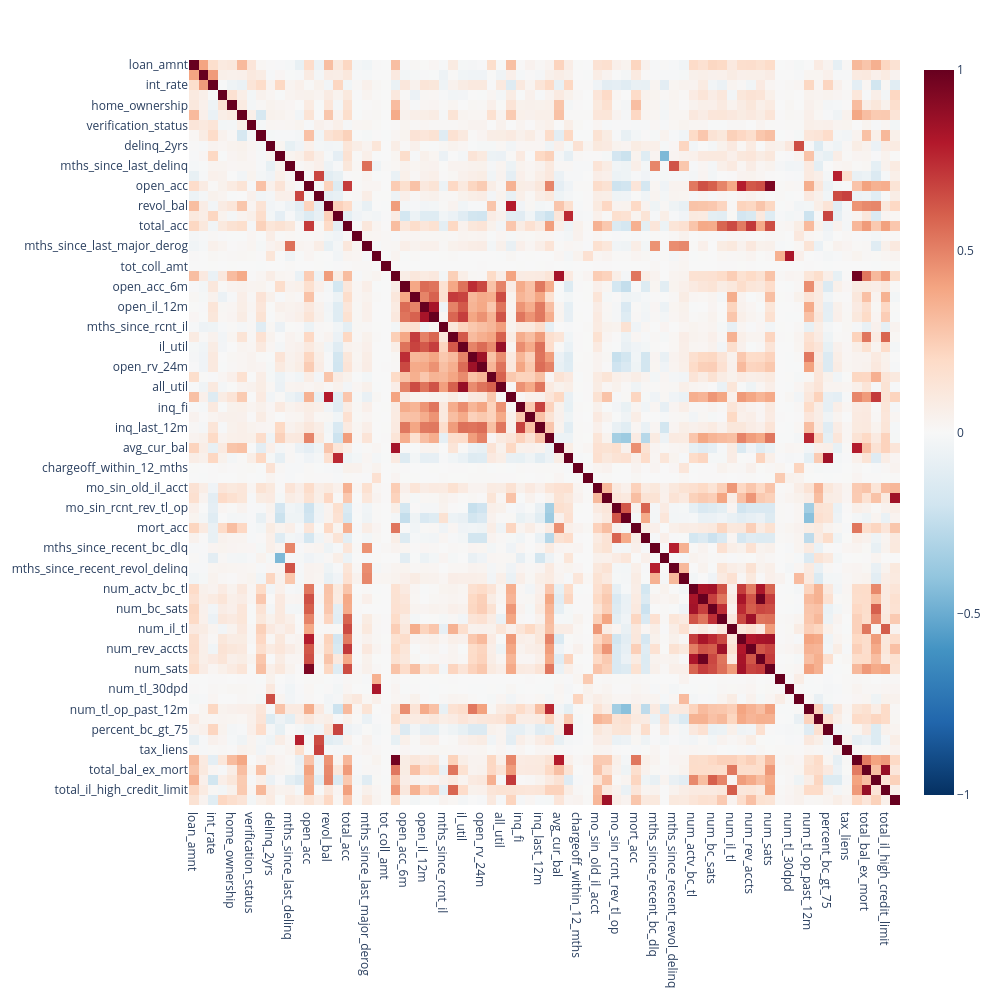
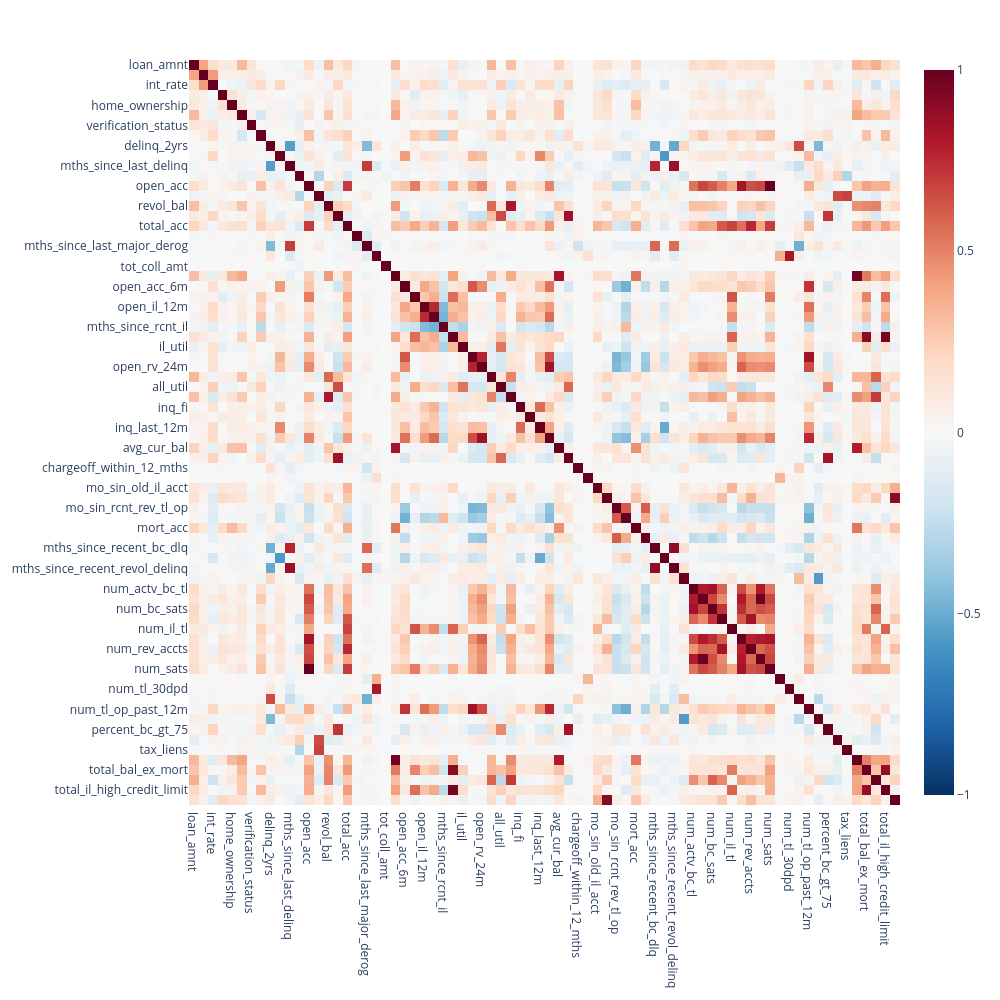
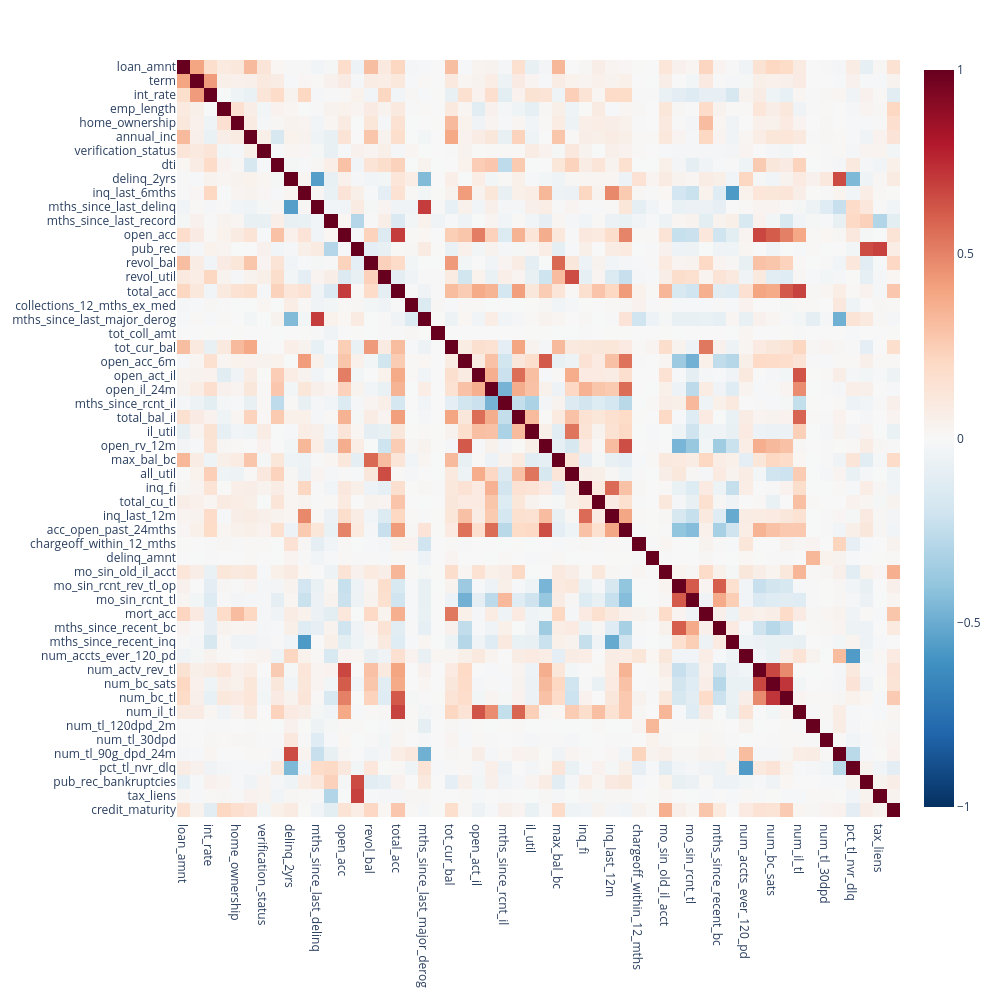

The notebook cell saved with these charts, in order:
### Code cell
import numpy as np
print(X_train_tree.shape)

numeric_df = X_train.select_dtypes(include=['int64', 'float64',])

corr_matrix = numeric_df.corr(method='pearson')


fig = px.imshow(
    corr_matrix, 
    text_auto=False, 
    aspect="auto", 
    color_continuous_scale='RdBu_r', 
    zmin=-1, zmax=1
)
fig.update_layout(width=1000, height=1000)
fig.show()





numeric_df = X_train_tree.select_dtypes(include=['int64', 'float64',])

corr_matrix = numeric_df.corr(method='pearson')


fig = px.imshow(
    corr_matrix, 
    text_auto=False, 
    aspect="auto", 
    color_continuous_scale='RdBu_r', 
    zmin=-1, zmax=1
)
fig.update_layout(width=1000, height=1000)
fig.show()
X_train_tree




#check if cleaning forward selection and not cleaned are different  
#check if filling nulls give drustically different correlations this might be because of the fact that we created flag for mo_since but correlation ignores them thus there can be mo_since correlation with other variables
#FUTURE ME: Which were truthful

Y_train_encoded = Y_train.map({
    "Fully Paid": 0,
    "Charged Off": 1
})

Y_test_encoded = Y_test.map({
    "Fully Paid": 0,
    "Charged Off": 1
})

#removing highly correlated features based on better logic.
threshold = 0.75 
corr_matrix = X_train_tree.corr().abs()

# Get the upper triangle (k=1) to avoid duplicates and self-correlation
upper = corr_matrix.where(np.triu(np.ones(corr_matrix.shape), k=1).astype(bool))

# Print pairs exceeding the threshold
for col in upper.columns:
    for row in upper.index[upper[col] < -threshold ]:
        print(f"{row} & {col}: {upper.loc[row, col]:.2f}")

print(X_train_tree.shape)

#after logical decisions the below variables are getting removed. Criteria on removal included better intrerpretability and miniming problematic variables which corelate with many futures
high_multiColl = [
"num_sats","open_il_12m","open_rv_24m",
"total_rev_hi_lim","avg_cur_bal","bc_util",
"mths_since_recent_bc_dlq","mths_since_recent_revol_delinq","num_actv_bc_tl",
"num_op_rev_tl","num_rev_accts","num_rev_tl_bal_gt_0","acc_now_delinq","num_tl_op_past_12m","percent_bc_gt_75","tot_hi_cred_lim","total_bal_ex_mort","total_bc_limit",
"total_il_high_credit_limit","mo_sin_old_rev_tl_op"
]

X_train_tree = X_train_tree.drop(columns=high_multiColl)
X_test_tree = X_test_tree.drop(columns = high_multiColl)

print(X_train_tree.shape)


#Looking at matrix after removal of highly correlated variables. Improvements noticed
numeric_df = X_train_tree.select_dtypes(include=['int64', 'float64',])

corr_matrix = numeric_df.corr(method='pearson')


fig = px.imshow(
    corr_matrix, 
    text_auto=False, 
    aspect="auto", 
    color_continuous_scale='RdBu_r', 
    zmin=-1, zmax=1
)
fig.update_layout(width=1000, height=1000)
fig.show()

X_train_tree

### Figure 1 — Plotly figure (JSON) as saved in the notebook; plotly's stock layout.template omitted (floating-point values rounded to 4 significant figures; data arrays with more than 128 entries replaced by an {"elided": "..."} marker saying what was removed)
{"data": [{"coloraxis": "coloraxis", "hovertemplate": "x: %{x}<br>y: %{y}<br>color: %{z}<extra></extra>", "name": "0", "type": "heatmap", "x": ["loan_amnt", "term", "int_rate", "emp_length", "home_ownership", "annual_inc", "verification_status", "dti", "delinq_2yrs", "inq_last_6mths", "mths_since_last_delinq", "mths_since_last_record", "open_acc", "pub_rec", "revol_bal", "revol_util", "total_acc", "collections_12_mths_ex_med", "mths_since_last_major_derog", "acc_now_delinq", "tot_coll_amt", "tot_cur_bal", "open_acc_6m", "open_act_il", "open_il_12m", "open_il_24m", "mths_since_rcnt_il", "total_bal_il", "il_util", "open_rv_12m", "open_rv_24m", "max_bal_bc", "all_util", "total_rev_hi_lim", "inq_fi", "total_cu_tl", "inq_last_12m", "acc_open_past_24mths", "avg_cur_bal", "bc_util", "chargeoff_within_12_mths", "delinq_amnt", "mo_sin_old_il_acct", "mo_sin_old_rev_tl_op", "mo_sin_rcnt_rev_tl_op", "mo_sin_rcnt_tl", "mort_acc", "mths_since_recent_bc", "mths_since_recent_bc_dlq", "mths_since_recent_inq", "mths_since_recent_revol_delinq", "num_accts_ever_120_pd", "num_actv_bc_tl", "num_actv_rev_tl", "num_bc_sats", "num_bc_tl", "num_il_tl", "num_op_rev_tl", "num_rev_accts", "num_rev_tl_bal_gt_0", "num_sats", "num_tl_120dpd_2m", "num_tl_30dpd", "num_tl_90g_dpd_24m", "num_tl_op_past_12m", "pct_tl_nvr_dlq", "percent_bc_gt_75", "pub_rec_bankruptcies", "tax_liens", "tot_hi_cred_lim", "total_bal_ex_mort", "total_bc_limit", "total_il_high_credit_limit", "credit_maturity"], "xaxis": "x", "y": ["loan_amnt", "term", "int_rate", "emp_length", "home_ownership", "annual_inc", "verification_status", "dti", "delinq_2yrs", "inq_last_6mths", "mths_since_last_delinq", "mths_since_last_record", "open_acc", "pub_rec", "revol_bal", "revol_util", "total_acc", "collections_12_mths_ex_med", "mths_since_last_major_derog", "acc_now_delinq", "tot_coll_amt", "tot_cur_bal", "open_acc_6m", "open_act_il", "open_il_12m", "open_il_24m", "mths_since_rcnt_il", "total_bal_il", "il_util", "open_rv_12m", "open_rv_24m", "max_bal_bc", "all_util", "total_rev_hi_lim", "inq_fi", "total_cu_tl", "inq_last_12m", "acc_open_past_24mths", "avg_cur_bal", "bc_util", "chargeoff_within_12_mths", "delinq_amnt", "mo_sin_old_il_acct", "mo_sin_old_rev_tl_op", "mo_sin_rcnt_rev_tl_op", "mo_sin_rcnt_tl", "mort_acc", "mths_since_recent_bc", "mths_since_recent_bc_dlq", "mths_since_recent_inq", "mths_since_recent_revol_delinq", "num_accts_ever_120_pd", "num_actv_bc_tl", "num_actv_rev_tl", "num_bc_sats", "num_bc_tl", "num_il_tl", "num_op_rev_tl", "num_rev_accts", "num_rev_tl_bal_gt_0", "num_sats", "num_tl_120dpd_2m", "num_tl_30dpd", "num_tl_90g_dpd_24m", "num_tl_op_past_12m", "pct_tl_nvr_dlq", "percent_bc_gt_75", "pub_rec_bankruptcies", "tax_liens", "tot_hi_cred_lim", "total_bal_ex_mort", "total_bc_limit", "total_il_high_credit_limit", "credit_maturity"], "yaxis": "y", "z": {"elided": "74x74 float values"}}], "layout": {"coloraxis": {"cmax": 1, "cmin": -1, "colorscale": [[0, "rgb(5,48,97)"], [0.1, "rgb(33,102,172)"], [0.2, "rgb(67,147,195)"], [0.3, "rgb(146,197,222)"], [0.4, "rgb(209,229,240)"], [0.5, "rgb(247,247,247)"], [0.6, "rgb(253,219,199)"], [0.7, "rgb(244,165,130)"], [0.8, "rgb(214,96,77)"], [0.9, "rgb(178,24,43)"], [1, "rgb(103,0,31)"]]}, "height": 1000, "margin": {"t": 60}, "width": 1000, "xaxis": {"anchor": "y", "domain": [0, 1]}, "yaxis": {"anchor": "x", "autorange": "reversed", "domain": [0, 1]}}}

### Figure 2 — Plotly figure (JSON) as saved in the notebook; plotly's stock layout.template omitted (floating-point values rounded to 4 significant figures; data arrays with more than 128 entries replaced by an {"elided": "..."} marker saying what was removed)
{"data": [{"coloraxis": "coloraxis", "hovertemplate": "x: %{x}<br>y: %{y}<br>color: %{z}<extra></extra>", "name": "0", "type": "heatmap", "x": ["loan_amnt", "term", "int_rate", "emp_length", "home_ownership", "annual_inc", "verification_status", "dti", "delinq_2yrs", "inq_last_6mths", "mths_since_last_delinq", "mths_since_last_record", "open_acc", "pub_rec", "revol_bal", "revol_util", "total_acc", "collections_12_mths_ex_med", "mths_since_last_major_derog", "acc_now_delinq", "tot_coll_amt", "tot_cur_bal", "open_acc_6m", "open_act_il", "open_il_12m", "open_il_24m", "mths_since_rcnt_il", "total_bal_il", "il_util", "open_rv_12m", "open_rv_24m", "max_bal_bc", "all_util", "total_rev_hi_lim", "inq_fi", "total_cu_tl", "inq_last_12m", "acc_open_past_24mths", "avg_cur_bal", "bc_util", "chargeoff_within_12_mths", "delinq_amnt", "mo_sin_old_il_acct", "mo_sin_old_rev_tl_op", "mo_sin_rcnt_rev_tl_op", "mo_sin_rcnt_tl", "mort_acc", "mths_since_recent_bc", "mths_since_recent_bc_dlq", "mths_since_recent_inq", "mths_since_recent_revol_delinq", "num_accts_ever_120_pd", "num_actv_bc_tl", "num_actv_rev_tl", "num_bc_sats", "num_bc_tl", "num_il_tl", "num_op_rev_tl", "num_rev_accts", "num_rev_tl_bal_gt_0", "num_sats", "num_tl_120dpd_2m", "num_tl_30dpd", "num_tl_90g_dpd_24m", "num_tl_op_past_12m", "pct_tl_nvr_dlq", "percent_bc_gt_75", "pub_rec_bankruptcies", "tax_liens", "tot_hi_cred_lim", "total_bal_ex_mort", "total_bc_limit", "total_il_high_credit_limit", "credit_maturity"], "xaxis": "x", "y": ["loan_amnt", "term", "int_rate", "emp_length", "home_ownership", "annual_inc", "verification_status", "dti", "delinq_2yrs", "inq_last_6mths", "mths_since_last_delinq", "mths_since_last_record", "open_acc", "pub_rec", "revol_bal", "revol_util", "total_acc", "collections_12_mths_ex_med", "mths_since_last_major_derog", "acc_now_delinq", "tot_coll_amt", "tot_cur_bal", "open_acc_6m", "open_act_il", "open_il_12m", "open_il_24m", "mths_since_rcnt_il", "total_bal_il", "il_util", "open_rv_12m", "open_rv_24m", "max_bal_bc", "all_util", "total_rev_hi_lim", "inq_fi", "total_cu_tl", "inq_last_12m", "acc_open_past_24mths", "avg_cur_bal", "bc_util", "chargeoff_within_12_mths", "delinq_amnt", "mo_sin_old_il_acct", "mo_sin_old_rev_tl_op", "mo_sin_rcnt_rev_tl_op", "mo_sin_rcnt_tl", "mort_acc", "mths_since_recent_bc", "mths_since_recent_bc_dlq", "mths_since_recent_inq", "mths_since_recent_revol_delinq", "num_accts_ever_120_pd", "num_actv_bc_tl", "num_actv_rev_tl", "num_bc_sats", "num_bc_tl", "num_il_tl", "num_op_rev_tl", "num_rev_accts", "num_rev_tl_bal_gt_0", "num_sats", "num_tl_120dpd_2m", "num_tl_30dpd", "num_tl_90g_dpd_24m", "num_tl_op_past_12m", "pct_tl_nvr_dlq", "percent_bc_gt_75", "pub_rec_bankruptcies", "tax_liens", "tot_hi_cred_lim", "total_bal_ex_mort", "total_bc_limit", "total_il_high_credit_limit", "credit_maturity"], "yaxis": "y", "z": {"elided": "74x74 float values"}}], "layout": {"coloraxis": {"cmax": 1, "cmin": -1, "colorscale": [[0, "rgb(5,48,97)"], [0.1, "rgb(33,102,172)"], [0.2, "rgb(67,147,195)"], [0.3, "rgb(146,197,222)"], [0.4, "rgb(209,229,240)"], [0.5, "rgb(247,247,247)"], [0.6, "rgb(253,219,199)"], [0.7, "rgb(244,165,130)"], [0.8, "rgb(214,96,77)"], [0.9, "rgb(178,24,43)"], [1, "rgb(103,0,31)"]]}, "height": 1000, "margin": {"t": 60}, "width": 1000, "xaxis": {"anchor": "y", "domain": [0, 1]}, "yaxis": {"anchor": "x", "autorange": "reversed", "domain": [0, 1]}}}

### Figure 3 — Plotly figure (JSON) as saved in the notebook; plotly's stock layout.template omitted (floating-point values rounded to 4 significant figures; data arrays with more than 128 entries replaced by an {"elided": "..."} marker saying what was removed)
{"data": [{"coloraxis": "coloraxis", "hovertemplate": "x: %{x}<br>y: %{y}<br>color: %{z}<extra></extra>", "name": "0", "type": "heatmap", "x": ["loan_amnt", "term", "int_rate", "emp_length", "home_ownership", "annual_inc", "verification_status", "dti", "delinq_2yrs", "inq_last_6mths", "mths_since_last_delinq", "mths_since_last_record", "open_acc", "pub_rec", "revol_bal", "revol_util", "total_acc", "collections_12_mths_ex_med", "mths_since_last_major_derog", "tot_coll_amt", "tot_cur_bal", "open_acc_6m", "open_act_il", "open_il_24m", "mths_since_rcnt_il", "total_bal_il", "il_util", "open_rv_12m", "max_bal_bc", "all_util", "inq_fi", "total_cu_tl", "inq_last_12m", "acc_open_past_24mths", "chargeoff_within_12_mths", "delinq_amnt", "mo_sin_old_il_acct", "mo_sin_rcnt_rev_tl_op", "mo_sin_rcnt_tl", "mort_acc", "mths_since_recent_bc", "mths_since_recent_inq", "num_accts_ever_120_pd", "num_actv_rev_tl", "num_bc_sats", "num_bc_tl", "num_il_tl", "num_tl_120dpd_2m", "num_tl_30dpd", "num_tl_90g_dpd_24m", "pct_tl_nvr_dlq", "pub_rec_bankruptcies", "tax_liens", "credit_maturity"], "xaxis": "x", "y": ["loan_amnt", "term", "int_rate", "emp_length", "home_ownership", "annual_inc", "verification_status", "dti", "delinq_2yrs", "inq_last_6mths", "mths_since_last_delinq", "mths_since_last_record", "open_acc", "pub_rec", "revol_bal", "revol_util", "total_acc", "collections_12_mths_ex_med", "mths_since_last_major_derog", "tot_coll_amt", "tot_cur_bal", "open_acc_6m", "open_act_il", "open_il_24m", "mths_since_rcnt_il", "total_bal_il", "il_util", "open_rv_12m", "max_bal_bc", "all_util", "inq_fi", "total_cu_tl", "inq_last_12m", "acc_open_past_24mths", "chargeoff_within_12_mths", "delinq_amnt", "mo_sin_old_il_acct", "mo_sin_rcnt_rev_tl_op", "mo_sin_rcnt_tl", "mort_acc", "mths_since_recent_bc", "mths_since_recent_inq", "num_accts_ever_120_pd", "num_actv_rev_tl", "num_bc_sats", "num_bc_tl", "num_il_tl", "num_tl_120dpd_2m", "num_tl_30dpd", "num_tl_90g_dpd_24m", "pct_tl_nvr_dlq", "pub_rec_bankruptcies", "tax_liens", "credit_maturity"], "yaxis": "y", "z": {"elided": "54x54 float values"}}], "layout": {"coloraxis": {"cmax": 1, "cmin": -1, "colorscale": [[0, "rgb(5,48,97)"], [0.1, "rgb(33,102,172)"], [0.2, "rgb(67,147,195)"], [0.3, "rgb(146,197,222)"], [0.4, "rgb(209,229,240)"], [0.5, "rgb(247,247,247)"], [0.6, "rgb(253,219,199)"], [0.7, "rgb(244,165,130)"], [0.8, "rgb(214,96,77)"], [0.9, "rgb(178,24,43)"], [1, "rgb(103,0,31)"]]}, "height": 1000, "margin": {"t": 60}, "width": 1000, "xaxis": {"anchor": "y", "domain": [0, 1]}, "yaxis": {"anchor": "x", "autorange": "reversed", "domain": [0, 1]}}}
